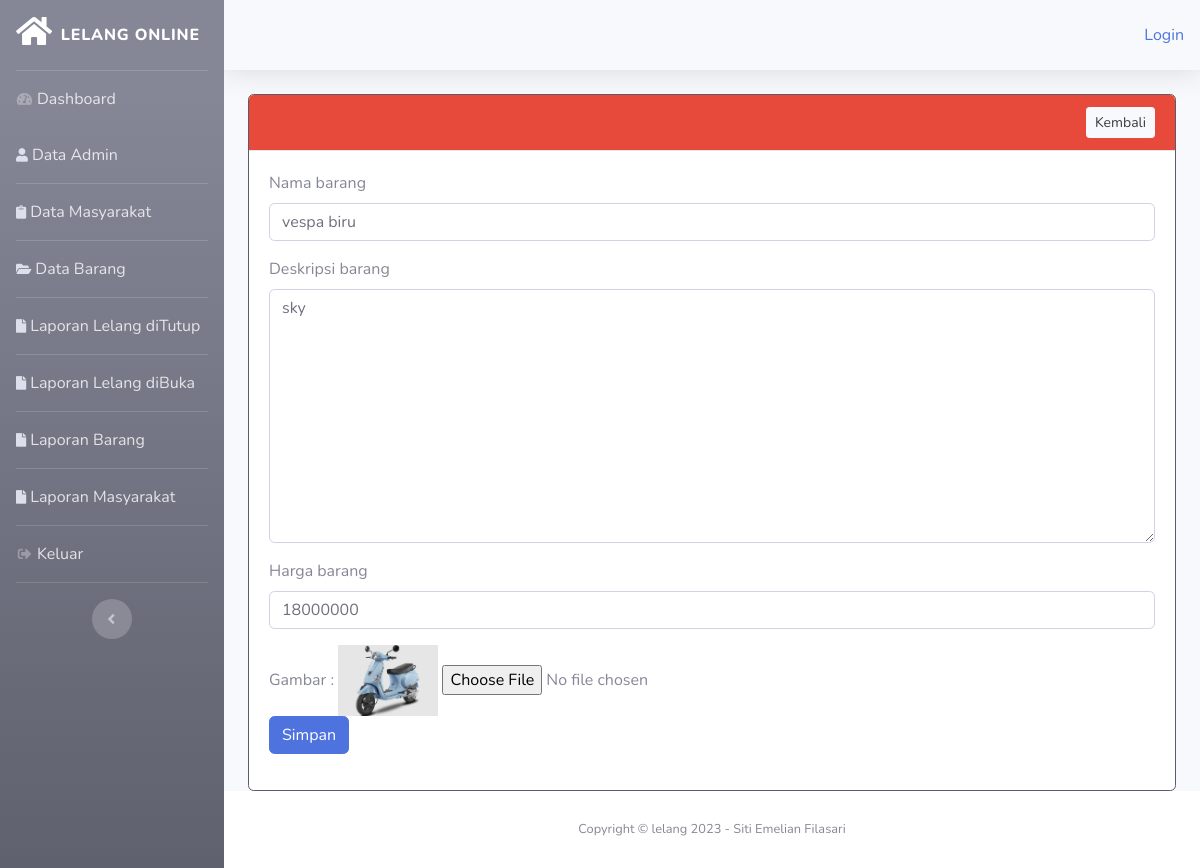
Page /admin/data_barang/edit/48 on the committed database.
### tables this page shows
CREATE TABLE `tb_barang` (
  `id_barang` int(11) UNSIGNED NOT NULL,
  `nama_barang` varchar(25) NOT NULL,
  `gambar` varchar(255) NOT NULL,
  `tgl` date NOT NULL,
  `harga_awal` int(20) UNSIGNED NOT NULL,
  `deskripsi_barang` varchar(100) NOT NULL,
  `status_barang` tinyint(1) NOT NULL DEFAULT 0
);

### application/controllers/admin/Data_barang.php (called while the page is built, shortened)
<?php
class Data_barang extends CI_Controller
{
	function __construct()
	{
		$this->load->model('Barang_model');
	}
	public function edit($id_barang)
	{
	  $where = array('id_barang' => $id_barang);
	  $data['tb_barang'] = $this->Barang_model->edit_barang($where, 'tb_barang')->row_array();
	  $this->load->view('templates_admin/header');
	  $this->load->view('templates_admin/sidebar');
	  $this->load->view('admin/data_barang/edit.php', $data);
	  $this->load->view('templates_admin/footer');
	}
}

### index.php (called while the page is built, shortened)
<?php
require_once BASEPATH.'core/CodeIgniter.php';

### application/models/Barang_model.php (called while the page is built, shortened)
<?php
class Barang_model extends CI_Model
{
	public function edit_barang($where, $table)
    {
        return $this->db->get_where($table, $where);
    }
}

### application/views/admin/data_barang/edit.php (the view, shortened to what this page needs)
<section class="konten mt-2">
    <div class="container-fluid">
        <div class="card border-dark">
            <div class="card-header bg-danger text-white">
                <a href="<?= base_url('admin/data_barang') ?>" class="btn btn-sm btn-light float-right"> Kembali</a>
            </div>
            <div class="card-body">
			<form action="<?= base_url('admin/data_barang/update/'); ?>" method="post" enctype="multipart/form-data">
				<div class="form-group">
					<label for="name">Nama barang</label>
					<input type="text" name="nama_barang" id="nama_barang" value="<?= $tb_barang['nama_barang'] ?>" class="form-control" placeholder="Enter the product name" />
				</div>
				<div class="form-group">
					<label for="desc">Deskripsi barang</label>
					<textarea name="deskripsi_barang" id="deskripsi_barang" rows="10" class="form-control"><?= htmlspecialchars($tb_barang['deskripsi_barang']) ?></textarea>
				</div>
				<div class="form-group">
					<label for="price">Harga barang</label>
					<input type="text" name="harga_awal" id="harga_awal" value="<?= $tb_barang['harga_awal'] ?>"
					class="form-control" placeholder="Enter the product price" />
				</div>
				<div class="form-group">
								<label>Gambar :</label>
								<img src="<?= base_url(). 'assets/images/barang/'. $tb_barang['gambar'] ?>"
								width="100">
								<input type="file" name="gambar" id="gambar" class="form_control" value="<?=
								base_url(). 'assets/images/barang/'. $tb_barang['gambar'] ?>">
				<div class="form-group">
					<button type="submit" class="btn btn-primary" name="save" value="true">Simpan</button>
				</div>
			</form>
            </div>
        </div>
    </div>
    </div>

### rows in the picture
tb_barang: nama_barang "vespa biru", deskripsi_barang "sky", harga_awal "18000000", gambar (picture)

### other values in the picture
anchor('auth/login', 'Login') "Login"
